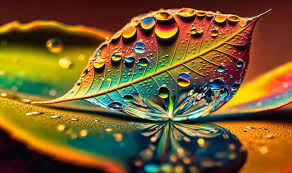
#> input picture images/pic1.jfif, 292 x 173 px
$ python basic.py
#> lines starting #> are read from the running program, lines starting #| are printed output that depends on the picture; after the words box and inside, x2 and y2 are one past the last pixel; in counts of white or black regions, pixels touching at a corner belong together
'''
Basic functions of openCv that are used during the projects
'''

import cv2 as cv

img = cv.imread('images/pic1.jfif')
#> img is the input picture: shape (173, 292, 3); mean B, G, R 43.3, 90.9, 118
cv.imshow('Original', img)

# Converting to grey scale image
gray = cv.cvtColor(img, cv.COLOR_BGR2GRAY)
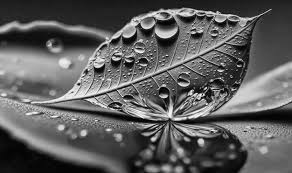
#> gray: shape (173, 292); min 0, max 253, mean 93.6
cv.imshow('Gray', gray)

# Blur an Image
blur = cv.GaussianBlur(img, (9,9), cv.BORDER_DEFAULT)
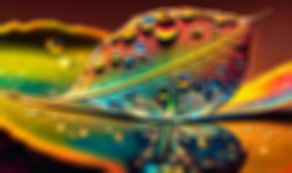
#> blur: shape (173, 292, 3); mean B, G, R 43.4, 91, 118.1
cv.imshow('Blur', blur)

# Edge Cascade
canny = cv.Canny(img, 125, 175)
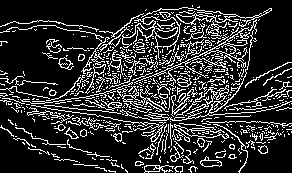
#> canny: shape (173, 292); 18.5% white in thin lines or dots
cv.imshow('Canny', canny)

# Dilating the Image
dilated = cv.dilate(blur, (7,7), iterations=3)
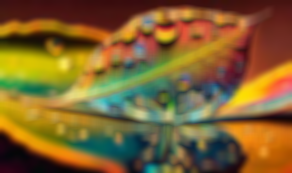
#> dilated: shape (173, 292, 3); mean B, G, R 47.5, 98.4, 128.2
cv.imshow('Dilated', dilated)

# Erode the Image
eroded = cv.erode(dilated, (7,7), iterations=3)
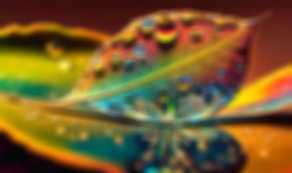
#> eroded: shape (173, 292, 3); mean B, G, R 43.4, 90.8, 118.4
cv.imshow('Eroded', eroded)

# Resize an Image
resize = cv.resize(img, (500,500))
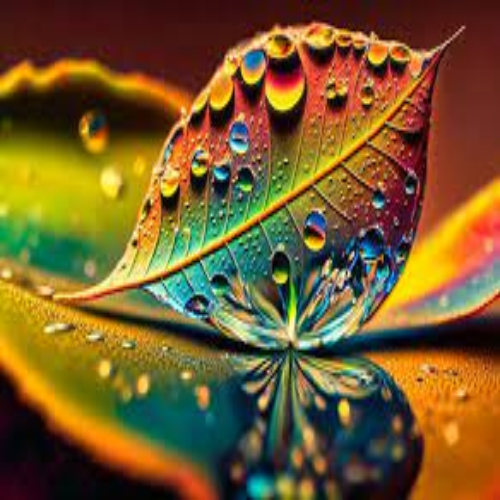
#> resize: shape (500, 500, 3); mean B, G, R 43.2, 90.8, 117.9
cv.imshow('Resized', resize)

# Cropping an Image
cropped = img[50:200, 200:400]
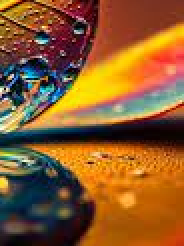
#> cropped: shape (123, 92, 3) (shown 2 times larger); mean B, G, R 44.5, 90.1, 138.4
cv.imshow('Cropped', cropped)


cv.waitKey(0)

$ run again, with images/pic2.jfif copied over images/pic1.jfif
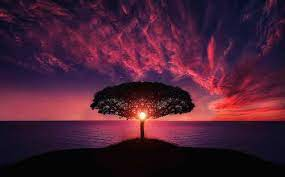
#> input picture images/pic2.jfif, 285 x 177 px
#> img is the input picture: shape (177, 285, 3); mean B, G, R 52, 30.9, 74.2
#> `canny = cv.Canny(img, 125, 175)`:
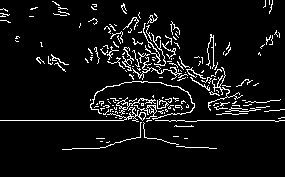
#> canny: shape (177, 285); 6.8% white in thin lines or dots, all inside (x1, y1, x2, y2) = (0, 0, 285, 150)
#> `cropped = img[50:200, 200:400]`:
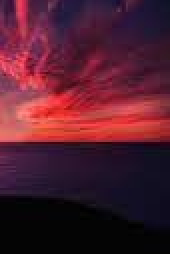
#> cropped: shape (127, 85, 3) (shown 2 times larger); mean B, G, R 46.5, 29.8, 81.9

$ run again, with images/pic3.jfif copied over images/pic1.jfif
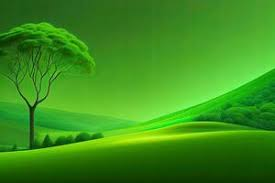
#> input picture images/pic3.jfif, 275 x 183 px
#> img is the input picture: shape (183, 275, 3); mean B, G, R 27.3, 143.9, 58.6
#> `canny = cv.Canny(img, 125, 175)`:
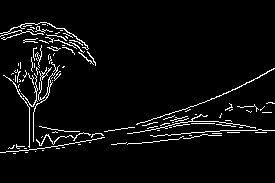
#> canny: shape (183, 275); 4.6% white in thin lines or dots, all inside (x1, y1, x2, y2) = (0, 22, 275, 154)
#> `cropped = img[50:200, 200:400]`:
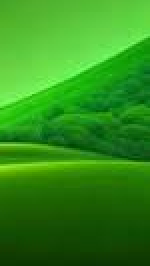
#> cropped: shape (133, 75, 3) (shown 2 times larger); mean B, G, R 26.4, 142.5, 48.4

$ run again, with images/pic4.jfif copied over images/pic1.jfif
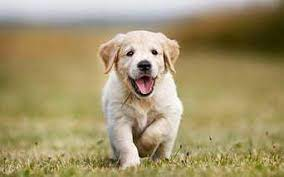
#> input picture images/pic4.jfif, 284 x 177 px
#> img is the input picture: shape (177, 284, 3); mean B, G, R 108.9, 149, 163.4
#> canny: shape (177, 284); 7.6% white in thin lines or dots, all inside (x1, y1, x2, y2) = (0, 30, 284, 177)
#> `cropped = img[50:200, 200:400]`:
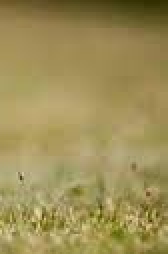
#> cropped: shape (127, 84, 3) (shown 2 times larger); mean B, G, R 86.6, 142.8, 158
